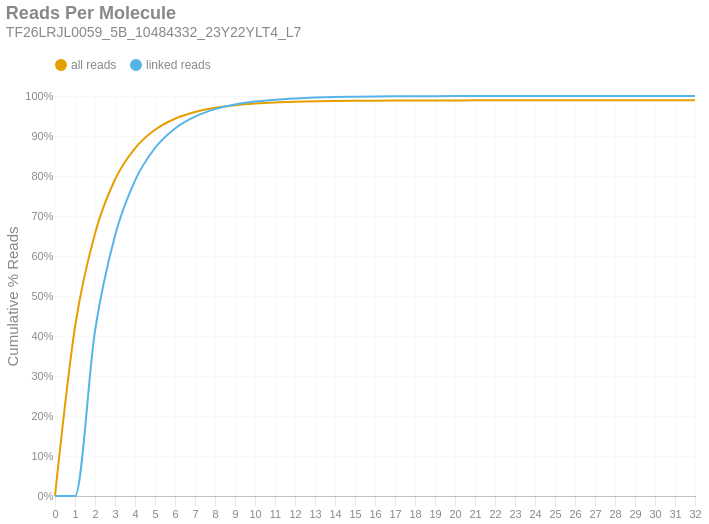

The notebook cell this image was saved under:
### Markdown cell above
### Reads per Molecule
This chart shows the cumulative distribution of the number of reads per linked molecule. That is, how many alignments are associated with a unique molecule. This excludes the number of reads associated with invalid or absent linked-read barcodes. The `linked` histogram is the percentages recalculated when disregarding singletons.

### Code cell
if SKIPLR:
    print_html(f"Skipped")
else:
    counts = np.bincount(valids['reads'].cast(pl.Int64).to_numpy())
    weighted = counts * np.arange(len(counts))
    all_perc = weighted / n_reads
    linked_perc = weighted / n_linked_reads
    linked_perc[1] = 0
    binned_df = pl.DataFrame({
        'readsper': list(range(len(counts))),
        'all reads (cumsum)': np.cumsum(all_perc).tolist(),
        'linked reads (cumsum)': np.cumsum(linked_perc).tolist(),
    })

    with SafeRender(binned_df):
        (
            density_plot(binned_df, 'Reads Per Molecule', samplename, 'readspmol')
            .encode(
                x=alt.X('readsper:O', title=None).axis(labelAngle=0).scale(padding=0),
                y=alt.Y('value:Q', title='Cumulative % Reads').axis(format='%').stack(False),
                color=alt.Color("key:N").scale(domain=["all reads", "linked reads"]),
                tooltip=[
                    alt.Tooltip("key:N", title="Data Type"),
                    alt.Tooltip("readsper:O", title="Reads Per Molecule"),
                    alt.Tooltip("value:Q", format=".2%", title="% Reads (Cum.)")
                ]            
            )
        ).display()

### Figure 1 — Vega-Lite specification as saved in the notebook (floating-point values rounded to 4 significant figures)
{"width": "container", "height": 400, "config": {"title": {"anchor": "start", "dy": -15, "fontSize": 18, "color": "#888888", "subtitleColor": "#888888", "subtitleFontSize": 14}, "arc": {"fill": "#0072B2"}, "axis": {"domainColor": "#888888", "domainWidth": 0.5, "gridWidth": 0.2, "grid": false, "titleFontWeight": 400, "titleFontSize": 15, "labelFontSize": 11, "labelColor": "#888888", "tickColor": "#888888", "tickWidth": 0.2, "titleColor": "#888888"}, "axisBand": {"grid": false}, "axisX": {"grid": true, "tickSize": 10, "domainCap": "round"}, "axisY": {"domain": false, "grid": true, "tickSize": 0, "domainCap": "round"}, "background": "transparent", "header": {"labelFontSize": 15, "labelColor": "#888888", "titleFontSize": 15, "titleFontWeight": 600, "titleColor": "#888888"}, "legend": {"labelFont": "sans-serif", "labelFontSize": 12, "labelColor": "#888888", "symbolSize": 100, "symbolType": "circle", "titleFontSize": 12, "titlePadding": 10, "titleColor": "#888888", "title": null, "orient": "top"}, "range": {"category": ["#E69F00", "#56B4E9", "#009E73", "#F0E442", "#0072B2", "#D55E00", "#CC79A7", "#000000"], "diverging": ["#cfe8f3", "#a2d4ec", "#73bfe2", "#46abdb", "#1696d2", "#12719e"]}, "area": {"fill": "#0072B2", "fillOpacity": 0.7, "line": true, "strokeOpacity": 0.7}, "line": {"color": "#0072B2", "stroke": "#0072B2", "strokeWidth": 2}, "trail": {"color": "#0072B2", "stroke": "#0072B2", "strokeWidth": 0, "size": 1}, "point": {"filled": true, "fillOpacity": 1.0, "size": 95}, "text": {"color": "#888888", "fontSize": 11, "align": "right", "fontWeight": 400, "size": 11}, "bar": {"fill": "#0072B2", "stroke": null}, "view": {"stroke": null, "continuousWidth": 660, "continuousHeight": 400}}, "data": {"name": "data-b1d81f94f1b2009c4b54efc1d27fa868"}, "mark": {"type": "line", "interpolate": "monotone", "point": {"opacity": 0, "size": 275}}, "encoding": {"color": {"field": "key", "scale": {"domain": ["all reads", "linked reads"]}, "type": "nominal"}, "tooltip": [{"field": "key", "title": "Data Type", "type": "nominal"}, {"field": "readsper", "title": "Reads Per Molecule", "type": "ordinal"}, {"field": "value", "format": ".2%", "title": "% Reads (Cum.)", "type": "quantitative"}], "x": {"axis": {"labelAngle": 0}, "field": "readsper", "scale": {"padding": 0}, "title": null, "type": "ordinal"}, "y": {"axis": {"format": "%"}, "field": "value", "stack": false, "title": "Cumulative % Reads", "type": "quantitative"}}, "params": [{"name": "param_c36ac31b6afebe62", "select": {"type": "point", "fields": ["key"]}, "bind": "legend"}], "title": {"text": "Reads Per Molecule", "subtitle": "TF26LRJL0059_5B_10484332_23Y22YLT4_L7"}, "transform": [{"fold": ["all reads (cumsum)", "linked reads (cumsum)"]}, {"calculate": "replace(datum.key, ' (cumsum)', '')", "as": "key"}, {"filter": {"param": "param_c36ac31b6afebe62"}}], "usermeta": {"embedOptions": {"downloadFileName": "TF26LRJL0059_5B_10484332_23Y22YLT4_L7.readspmol"}}, "$schema": "https://vega.github.io/schema/vega-lite/v6.4.1.json", "datasets": {"data-b1d81f94f1b2009c4b54efc1d27fa868": [{"readsper": 0, "all reads (cumsum)": 0.0, "linked reads (cumsum)": 0.0}, {"readsper": 1, "all reads (cumsum)": 0.4225, "linked reads (cumsum)": 0.0}, {"readsper": 2, "all reads (cumsum)": 0.6563, "linked reads (cumsum)": 0.4126}, {"readsper": 3, "all reads (cumsum)": 0.7913, "linked reads (cumsum)": 0.6508}, {"readsper": 4, "all reads (cumsum)": 0.8693, "linked reads (cumsum)": 0.7885}, {"readsper": 5, "all reads (cumsum)": 0.9155, "linked reads (cumsum)": 0.87}, {"readsper": 6, "all reads (cumsum)": 0.9432, "linked reads (cumsum)": 0.9189}, {"readsper": 7, "all reads (cumsum)": 0.9599, "linked reads (cumsum)": 0.9484}, {"readsper": 8, "all reads (cumsum)": 0.9706, "linked reads (cumsum)": 0.9672}, {"readsper": 9, "all reads (cumsum)": 0.9771, "linked reads (cumsum)": 0.9787}, {"readsper": 10, "all reads (cumsum)": 0.9812, "linked reads (cumsum)": 0.986}, {"readsper": 11, "all reads (cumsum)": 0.984, "linked reads (cumsum)": 0.9908}, {"readsper": 12, "all reads (cumsum)": 0.9857, "linked reads (cumsum)": 0.9939}, {"readsper": 13, "all reads (cumsum)": 0.9869, "linked reads (cumsum)": 0.9961}, {"readsper": 14, "all reads (cumsum)": 0.9877, "linked reads (cumsum)": 0.9974}, {"readsper": 15, "all reads (cumsum)": 0.9881, "linked reads (cumsum)": 0.9981}, {"readsper": 16, "all reads (cumsum)": 0.9884, "linked reads (cumsum)": 0.9987}, {"readsper": 17, "all reads (cumsum)": 0.9886, "linked reads (cumsum)": 0.9991}, {"readsper": 18, "all reads (cumsum)": 0.9888, "linked reads (cumsum)": 0.9994}, {"readsper": 19, "all reads (cumsum)": 0.9889, "linked reads (cumsum)": 0.9996}, {"readsper": 20, "all reads (cumsum)": 0.989, "linked reads (cumsum)": 0.9997}, {"readsper": 21, "all reads (cumsum)": 0.9891, "linked reads (cumsum)": 0.9998}, {"readsper": 22, "all reads (cumsum)": 0.9891, "linked reads (cumsum)": 0.9999}, {"readsper": 23, "all reads (cumsum)": 0.9891, "linked reads (cumsum)": 0.9999}, {"readsper": 24, "all reads (cumsum)": 0.9891, "linked reads (cumsum)": 0.9999}, {"readsper": 25, "all reads (cumsum)": 0.9891, "linked reads (cumsum)": 1.0}, {"readsper": 26, "all reads (cumsum)": 0.9892, "linked reads (cumsum)": 1.0}, {"readsper": 27, "all reads (cumsum)": 0.9892, "linked reads (cumsum)": 1.0}, {"readsper": 28, "all reads (cumsum)": 0.9892, "linked reads (cumsum)": 1.0}, {"readsper": 29, "all reads (cumsum)": 0.9892, "linked reads (cumsum)": 1.0}, {"readsper": 30, "all reads (cumsum)": 0.9892, "linked reads (cumsum)": 1.0}, {"readsper": 31, "all reads (cumsum)": 0.9892, "linked reads (cumsum)": 1.0}, {"readsper": 32, "all reads (cumsum)": 0.9892, "linked reads (cumsum)": 1.0}]}}
